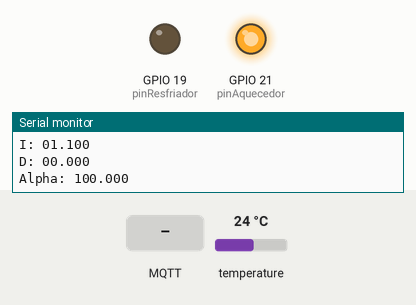
Bench run of a sketch on a simulated ESP32. Shown: output pins drawn as LEDs (lit = HIGH), the last lines printed to the serial monitor. Inputs (shaded band) come from the test bench; at power-on: temperature 24 °C. WiFi joins after 1.5 s; servers stay silent unless stated; no MQTT or app messages arrive unless stated.

Above: at 3.3 s.
3.4 s: MQTT message "setpoint" arrives on the second subscribed topic
At 7.0 s:
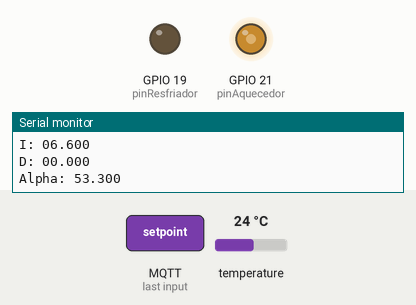
7.1 s: temperature set to 33 °C
10.8 s: MQTT message "setpoint" arrives on the first subscribed topic
At 12.7 s:
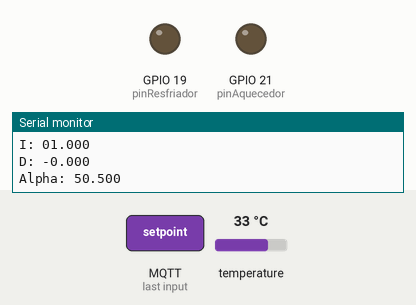
At 13.8 s:
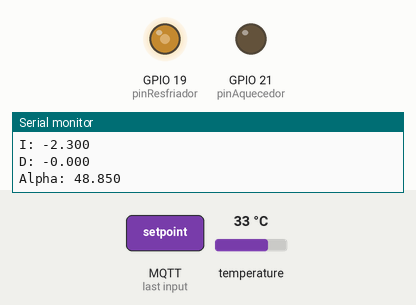
14.5 s: MQTT message "1" arrives on the second subscribed topic
At 16.1 s:
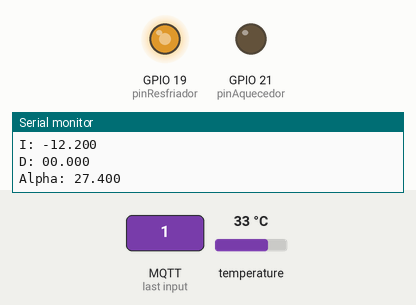
18.2 s: MQTT message "1" arrives on the first subscribed topic
20.9 s: temperature set to 12 °C
Timing chart, 0 to 25.6 s (numbered marks = the images above; inputs shaded):
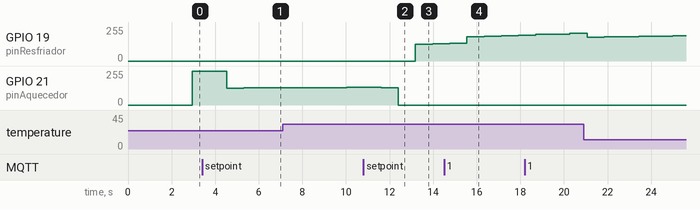

The sketch:

trabalho_final.ino
```cpp
#include <OneWire.h>
#include <DallasTemperature.h>
#include <WiFi.h>
#include <MQTT.h>

unsigned long tempoAtual = 0;
unsigned long tempoAnterior = 0;

float SP = 35; // Setpoint em °C

// Pinos utilizados
const uint8_t pinAquecedor = 21;
const uint8_t pinResfriador = 19;
const uint8_t pinSensor = 5;

char* topicos[] = {"setpoint", "bancada3/kp", "bancada3/ki", "bancada3/kd"};

// Constantes do controlador
float Kp = 20, Ki = 0.1, Kd = 0;
// Variaveis de ação do controlador
float P, I, D;

// Número de repetição do cursor circular
const uint8_t N = 4;
//Cursor circular
float erros[N];
uint8_t cursor_erros = 0;

// Somatorio dos erros no calculo da integral
float somatoria;

// valor do ajuste
float alpha = 0;

WiFiClient net;
MQTTClient client;
// Configurando bibliotecas OneWire e DallasTemperature
OneWire oneWire(pinSensor);
DallasTemperature sensors(&oneWire);

const char ssid[] = "LabMicroPrivNet";
const char pass[] = "eaibeleza";

void connect() {
  Serial.print("Conectando no Wifi");
  while(WiFi.status() != WL_CONNECTED) {
    Serial.print(".");
    delay(1000);
  }

  Serial.println("\nConexão realizada com sucesso");
  Serial.println("Conectando ao servidor MQTT...");
  while(!client.connect("Bancada3", "", "")) {
    Serial.print(".");
    delay(1000);
  }

  Serial.print("Inscrevendo nos tópicos do MQTT...");

  for (auto i = 0; i < 4; i++) {
    client.subscribe(topicos[i]);
  }

  Serial.println("\nInscrição concluída");
  delay(100);
}

void messageReceived(String &topic, String &payload) {
  Serial.println("Incoming: " + topic + " - " + payload);

  if (topic == "setpoint") {
    SP = payload.toFloat();
    // somatoria = 0;
  }
  else if (topic == "bancada3/kp") {
    Kp = payload.toFloat();
  }
  else if (topic == "bancada3/ki") {
    Ki = payload.toFloat();
    if (Ki == 0) {
      somatoria = 0;
    }
  }
  else { // kd
    Kd = payload.toFloat();
  }

}

float fmap(float x, float in_min, float in_max, float out_min, float out_max) {
  return (x - in_min) * (out_max - out_min) / (in_max - in_min) + out_min;
}


void setup() {
  Serial.begin(115200);

  Serial.println("!!!!!!!!!!!!!!!!!!!!!!!!!!!!!!!!!!!!!!!!!!!!!!!!!");

  // Configurando WiFi e MQTT
  WiFi.begin(ssid, pass);
  client.begin("192.168.0.101", net);
  client.onMessage(messageReceived);

  connect();


  // Configurando pinos
  ledcAttach(pinAquecedor, 10000, 12);
  ledcAttach(pinResfriador, 10000, 12);

  // Iniciando sensor de temperatura
  sensors.begin();
}

void loop() {
  // Atualizar MQTT
  client.loop();
  delay(20);

  if (!client.connected()) {
    connect();
  }

  tempoAtual = millis();

  sensors.requestTemperatures();
  float tempC = sensors.getTempCByIndex(0); // Obter temperatura do sensor em °C

  if (tempC != DEVICE_DISCONNECTED_C) {
    float erro = SP - tempC; // Calcular erro
    erros[cursor_erros] = erro;


    // Calculo da média (derivada)
    auto proximo = (cursor_erros + 1) % N;

    float erroAtual = erros[cursor_erros];
    float erroMaisAntigo = erros[proximo];

    float media = (erroAtual - erroMaisAntigo) / N;

    cursor_erros = proximo;

    // Calculo da Somatoria dos erros (integral)
    somatoria += erro*Ki;


    P = Kp*erro; // Ação Proporcional
    I = somatoria; // Ação Integral
    D = Kd*media; // Ação Derivativa

    alpha = P + I + D; // MV

    alpha = constrain(alpha, -100, 100);

    alpha = fmap(alpha, -100, 100, 0, 100);

    if (alpha <= 49) {
      auto duty_resfriador = fmap(alpha, 0, 49, 4095, 2000);
      ledcWrite(pinResfriador, duty_resfriador);
      ledcWrite(pinAquecedor, 0);
    }
    else if (alpha >= 51) {
      auto duty_aquecedor = fmap(alpha, 51, 100, 2000, 4095);
      ledcWrite(pinAquecedor, duty_aquecedor);
      ledcWrite(pinResfriador, 0);
    }
    else {
      ledcWrite(pinAquecedor, 0);
      ledcWrite(pinResfriador, 0);
    }

    char temperatura[80];
    sprintf(temperatura, "%f", tempC);
    client.publish("bancada3/temperatura", temperatura);

    if ((tempoAtual - tempoAnterior) >= 300) {

      Serial.print("Temperatura: ");
      Serial.println(temperatura);

      char valorErro[30];
      sprintf(valorErro, "Erro: %06.3f", erro);
      Serial.println(valorErro);

      char constanteP[30];
      sprintf(constanteP, "P: %06.3f", P);
      Serial.println(constanteP);
      char constanteI[30];
      sprintf(constanteI, "I: %06.3f", I);
      Serial.println(constanteI);
      char constanteD[30];
      sprintf(constanteD, "D: %06.3f", D);
      Serial.println(constanteD);

      char controle[30];
      sprintf(controle, "Alpha: %06.3f", alpha);
      Serial.println(controle);

      tempoAnterior = tempoAtual;
    }
  }
  else {
    Serial.println("Erro ao obter a temperatura");
  }
}
```

Measured:
- after the input at 3.4 s, GPIO 21 (pinAquecedor): 255/255 → 126/255 after 1.1 s, → 128/255 0.79 s later, → 129/255 0.79 s later, → 131/255 0.79 s later
- after the input at 10.8 s, GPIO 19 (pinResfriador): 0/255 → 125/255 after 2.4 s, → 129/255 0.79 s later; GPIO 21 (pinAquecedor): 132/255 → 128/255 after 0.81 s, → 0/255 0.79 s later
